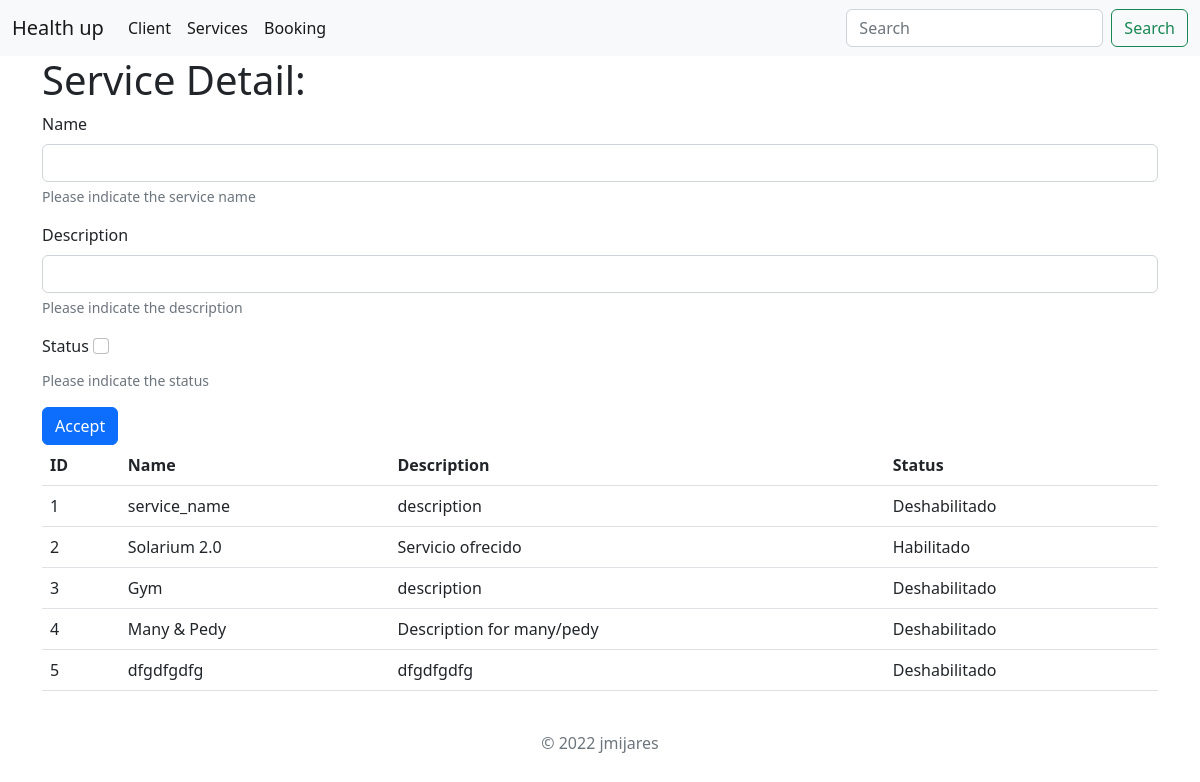
The page /service/ on the database as committed earlier.
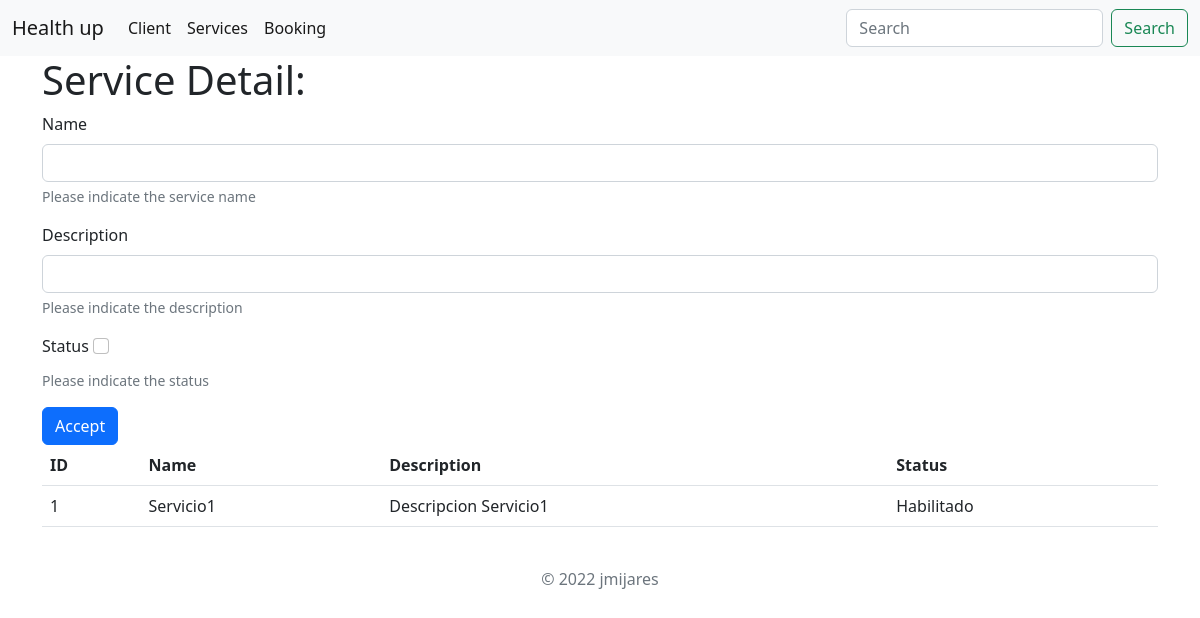
The same page on the database as committed later.
### health/models.py (models this page shows)
class service(models.Model):
    name = models.CharField(max_length=50)
    description = models.CharField(max_length=200)
    status = models.BooleanField()

### health/views.py (the view, shortened to what this page needs)
# urls.py: path('service/', service_view),
def service_view(self):
    service_name = self.POST.get('name')
    service_description = self.POST.get('description')
    service_status = self.POST.get('status')
    service_dic ={"services": service.objects.all()}
    template = loader.get_template('service.html')
    render = template.render(service_dic)
    return HttpResponse(render)

### health_up/templates/service.html (shortened to what this page needs)
{% extends "base.html" %}
{% block content %}
<div class="container">
    <h1>Service Detail:</h1>
        <form method="post" action="/service/">
            <div class="mb-3">
                <label for="service_name" class="form-label">Name</label>
                <input type="text" class="form-control" id="service_name" name="name" aria-describedby="service_name_help">
                <div id="service_name_help" class="form-text">Please indicate the service name</div>
            </div>
            <div class="mb-3">
                <label for="service_description" class="form-label">Description</label>
                <input type="text" class="form-control" id="service_description" name="description" aria-describedby="service_description_help">
                <div id="service_description_help" class="form-text">Please indicate the description</div>
            </div>
            <div class="mb-3">
                <label for="status" class="form-label">Status</label>
                <input type="checkbox" class="form-check-input" id="status" name="status" aria-describedby="service_status_help">
                <div id="service_status_help" class="form-text">Please indicate the status</div>
            </div>
            <button type="submit" class="btn btn-primary">Accept</button>
        </form>
        <table class="table table-hover">
            <thead>
                <tr>
                    <th scope="col">ID</th>
                    <th scope="col">Name</th>
                    <th scope="col">Description</th>
                    <th scope="col">Status</th>
                </tr>
            </thead>
            <tbody>
                <tr>
                    {% for service in services %}
                    <td>{{service.id}}</td>
                    <td>{{service.name}}</td>
                    <td>{{service.description}}</td>
                    <td>{% if service.status == True%}
                            Habilitado
                        {% else %}
                            Deshabilitado
                        {% endif %}
                    </td>
                </tr>
                    {% endfor %}
            </tbody>
        </table>
</div>
{% endblock %}

Rows that differ between the two databases and show on the page:
removed service: id "2", name "Solarium 2.0", description "Servicio ofrecido", status "Habilitado"
removed service: id "3", name "Gym", description "description", status "Deshabilitado"
removed service: id "4", name "Many & Pedy", description "Description for many/pedy", status "Deshabilitado"
removed service: id "5", name "dfgdfgdfg", description "dfgdfgdfg", status "Deshabilitado"
changed service id 1: name "service_name" → "Servicio1"; description "description" → "Descripcion Servicio1"; status "Deshabilitado" → "Habilitado"
